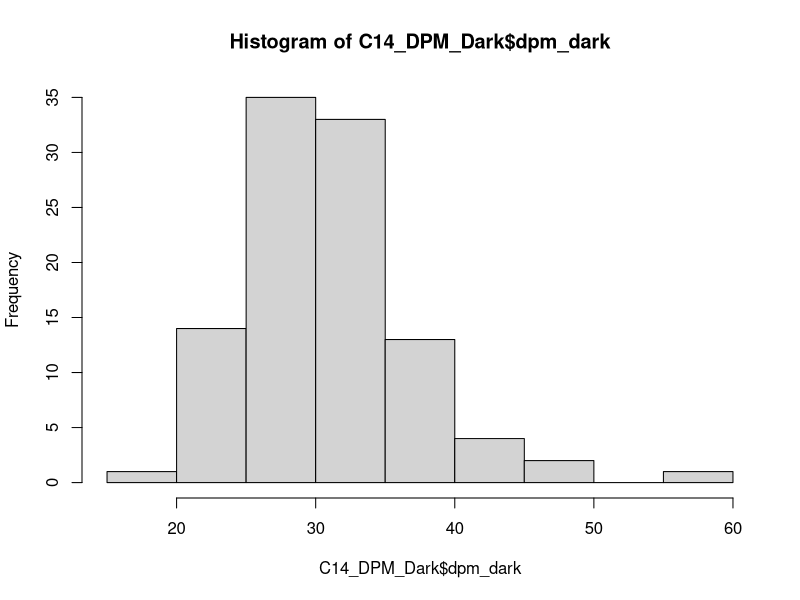
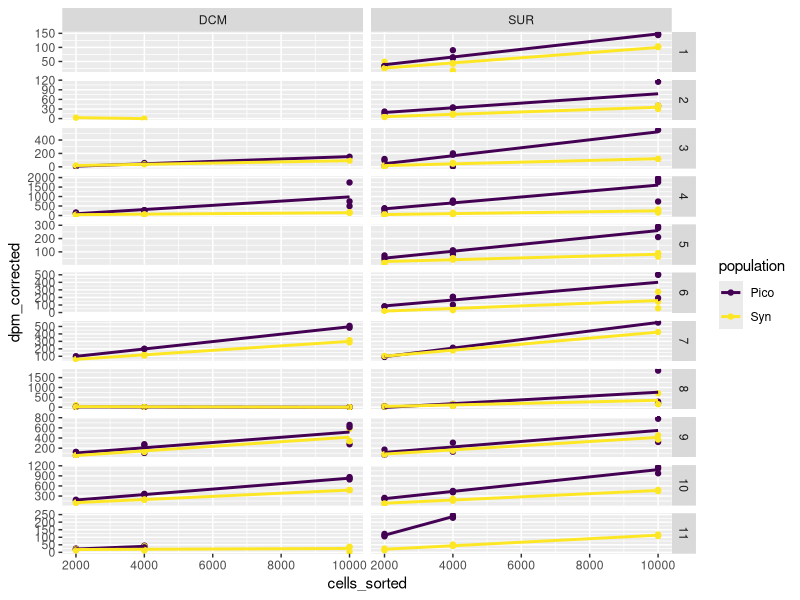
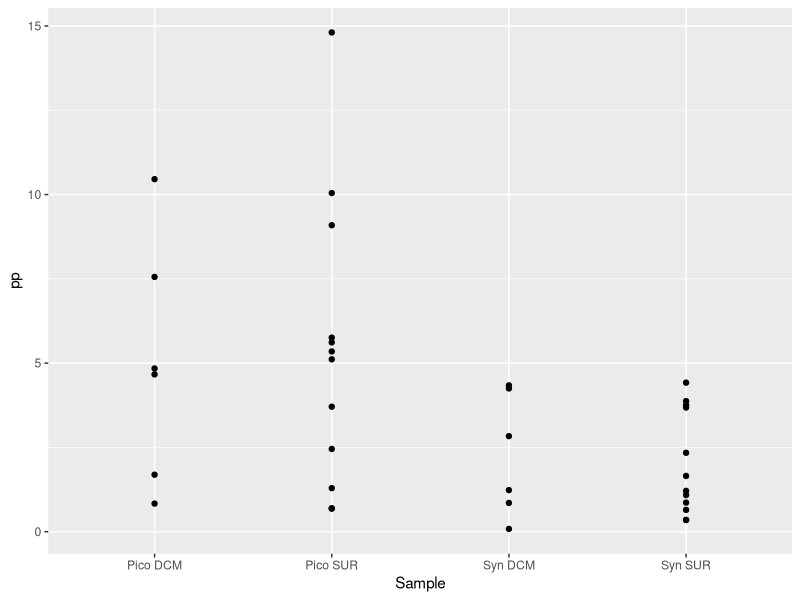
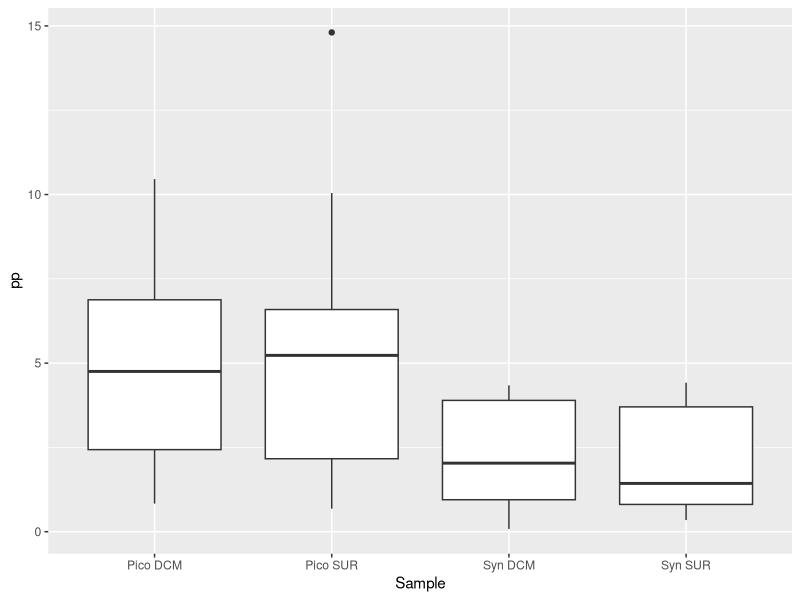
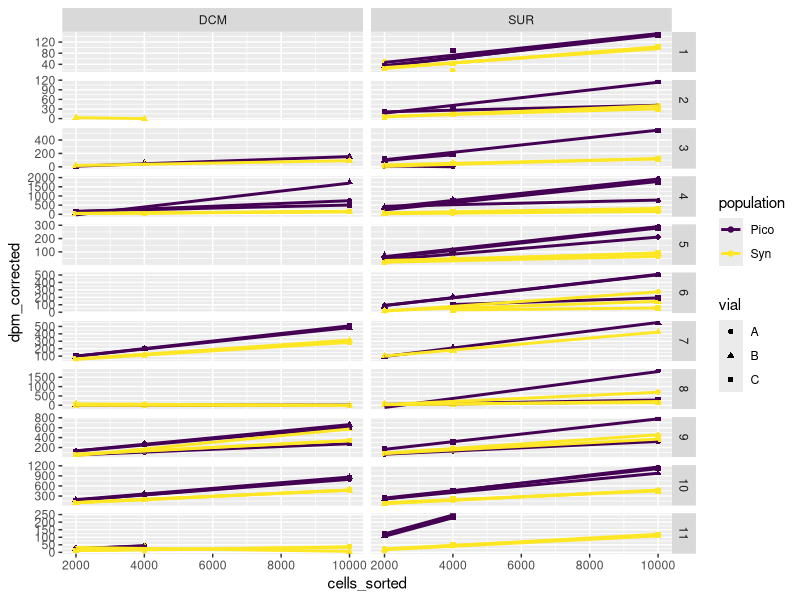
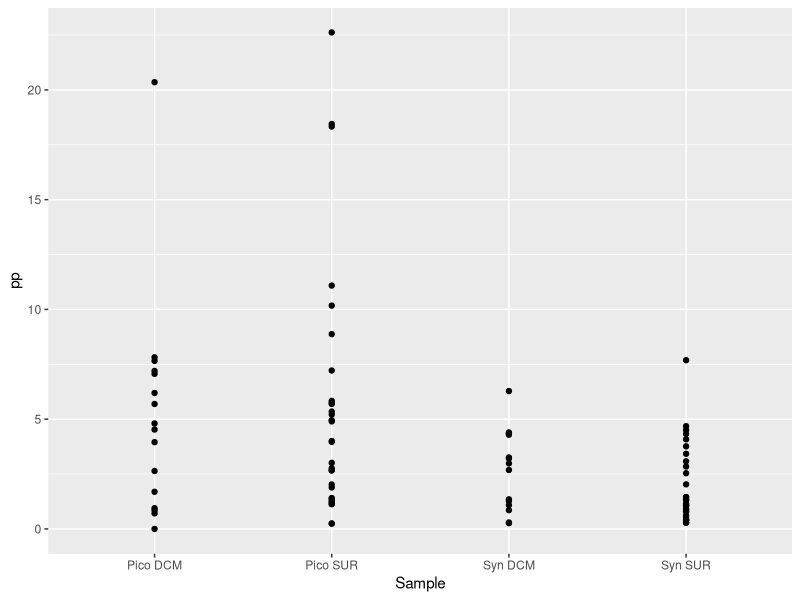
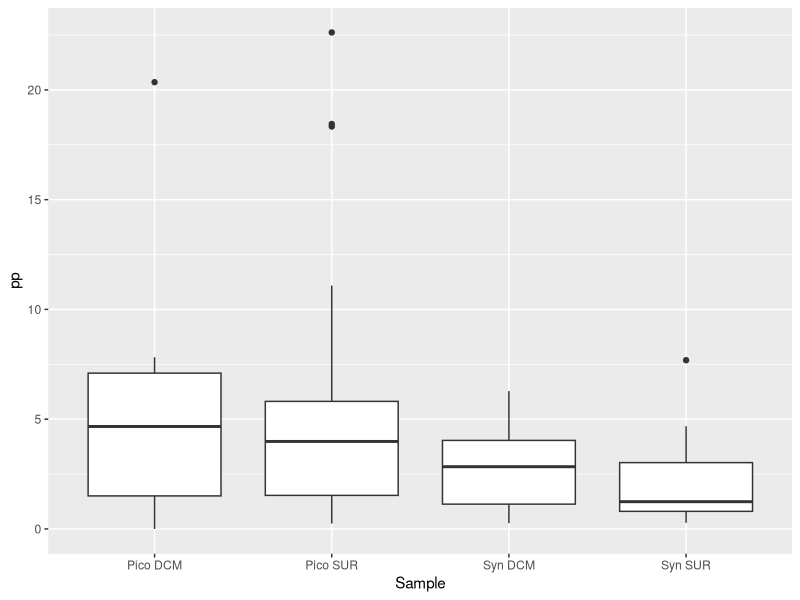

Write R code to recreate these figures, in order.
## ---- chunk 1
  knitr::opts_chunk$set(message=FALSE,
                        warning=FALSE,
                        cache=TRUE,
                        tidy = FALSE)
## ---- chunk 2
library(dplyr)
library(tidyverse)
library(ggplot2)
library(broom)
## ---- chunk 3
C14_DPM <- readxl::read_excel("TAN1810 Adriana samples complete _final_AGR_1.0.xlsx", sheet = "Sheet1") %>%
  dplyr::select (Cycle, EXP, STN, DEPTH, SAMPLE, `Vial code`, `sorting population`, `Cells sorted`, DPM1, `SA in DPM (aproximation)`) %>%   
  # Can add more variables latter
  # station and depth for adding updated DIC values
     rename(cycle = Cycle,
            exp = EXP, 
            station = STN,
            depth = DEPTH,
            sample = SAMPLE, 
            vial = `Vial code`, 
            population = `sorting population`, 
            cells_sorted = `Cells sorted`, 
            dpm = DPM1,
            SA = `SA in DPM (aproximation)`) %>%
    filter(population != "Nano")

C14_DPM
## ---- chunk 4
 C14_DPM_Dark <- C14_DPM %>% 
  filter(vial == "D") %>% 
  rename(dpm_dark = dpm) %>% 
  dplyr::select(-vial) # Remove the vial column
C14_DPM_Dark
# Check the values of dpm dark with histogram. The values are normally distributed, concentrated around the mean.
hist(C14_DPM_Dark$dpm_dark)
mean(C14_DPM_Dark$dpm_dark)
## ---- chunk 5
C14_DPM_corrected <- left_join(C14_DPM,C14_DPM_Dark ) %>% 
  filter (vial != "D") %>% 
  # DV - The next line replace dpm_dark to average dpm_dark if no value. Checked with histogram above.
  mutate(dpm_dark = case_when (is.na(dpm_dark) ~ mean(dpm_dark, na.rm = TRUE),
                               TRUE ~ dpm_dark))  %>% 
  # DV - The next line set dpm_correct to zero if negative, as negative values are all close to zero.
  mutate(dpm_corrected = case_when (dpm >= dpm_dark ~ dpm - dpm_dark,
                                    TRUE ~0)) %>% 
  filter(!(exp == 2 & sample == "DCM" & vial == "A")) %>% # I removed this row as there was only one value for the population in the vial.
  filter(!(exp == 6 & sample == 'SUR' & vial == 'C' & population == 'Pico' & cells_sorted == 2000)) %>% # This value is too high
  filter(!(exp == 6 & sample == 'SUR' & vial == 'C' & population == 'Syn' & cells_sorted == 2000)) # This value is too high

C14_DPM_corrected  
## ---- chunk 6
DIC_data <- readxl::read_excel("Chla NPP Raw TAN1810 Sept.xlsx", sheet = "Compiled TAN1810 NPP data", skip = 5) %>% 
  select(c(1:34), -c(1,27))

# select for station, depth, DIC, SA. Change all columns to integer to join with DPM output.
DIC_data_corrected <- select(DIC_data, Station, `Depth m`, DIC) %>%
  unique() %>% # delete repeated rows
  rename(station = Station,
         depth = `Depth m`) %>%
  filter(depth != "35/40?") %>% # filter out character to change to integer
  mutate_if(is.character, as.double) # change to double (same format as DPM dataset)

DIC_data_corrected
## ---- chunk 7
 ggplot(data = C14_DPM_corrected, aes(x=cells_sorted, y=dpm_corrected, color=population)) +
  geom_point() + stat_smooth(method="lm", se=FALSE) +
  facet_grid(rows=vars(exp), cols=vars(sample), scales = "free_y") +
  scale_color_viridis_d()
## ---- chunk 8
 C14_DPM_model_1 <- C14_DPM_corrected %>%
  group_by(SA, cycle, exp, station, depth, sample, population) %>% 
  tidyr::nest() %>% 
  mutate(
    fit = purrr::map(data, ~ lm(dpm_corrected ~ cells_sorted, data = .x)),
    tidied = purrr::map(fit, tidy)
  ) %>% 
  unnest(tidied)

C14_DPM_model_output_1 <- C14_DPM_model_1 %>% 
  select(exp:population, term, estimate) %>% 
  pivot_wider(names_from="term", values_from ="estimate" ) %>% 
  rename (slope = cells_sorted, intercept = `(Intercept)`)

C14_DPM_model_output_1
  
## ---- chunk 9
# merge tables
pp_cal_1 <- left_join(C14_DPM_model_output_1, DIC_data_corrected)
pp_cal_1
## ---- chunk 10
pp_cal_1 <- mutate(pp_cal_1, pp = DIC*slope*(1/(SA*24))*10^9*1.05) %>%
  ungroup() %>%
  select( -c(station, depth)) %>%
  filter(pp >= 0) # remove negative pp values

# add missing rows for data analysis later
pp_cal_1 <- complete(pp_cal_1, nesting(cycle, exp, sample), population) 
  
pp_cal_1
## ---- chunk 11
 
pp_cal_1 %>% 
  group_by(population, sample) %>% 
  summarise(pp_mean = mean(pp, na.rm = TRUE))

pp_cal_1 %>% 
  ggplot() +
  geom_point(aes(x= str_c(population,sample,  sep=" "), y = pp)) +
  xlab("Sample")

pp_cal_1 %>% 
  ggplot() +
  geom_boxplot(aes(x= str_c(population,sample,  sep=" "), y = pp)) +
  xlab("Sample")
## ---- chunk 12
 ggplot(data = C14_DPM_corrected, aes(x=cells_sorted, y=dpm_corrected, color=population, shape=vial)) +
  geom_point() + stat_smooth(method="lm", se=FALSE) +
  # DV - Set the y_scale to free so that graph is more easy to read
  facet_grid(rows=vars(exp), cols=vars(sample), scales = "free_y") +
  scale_color_viridis_d()
## ---- chunk 13
 C14_DPM_model_2 <- C14_DPM_corrected %>%
  group_by(cycle, exp, station, depth, sample, population, vial, SA) %>% 
  tidyr::nest() %>% 
  mutate(
    fit = purrr::map(data, ~ lm(dpm_corrected ~ cells_sorted, data = .x)),
    tidied = purrr::map(fit, tidy)
  ) %>% 
  unnest(tidied)

C14_DPM_model_output_2 <- C14_DPM_model_2 %>% 
  dplyr::select(exp:population, term, estimate) %>% 
  pivot_wider(names_from="term", values_from ="estimate" ) %>% 
  rename (slope = cells_sorted, intercept = `(Intercept)`)

C14_DPM_model_output_2
  
## ---- chunk 14
# merge tables
pp_cal_2 <- left_join(C14_DPM_model_output_2, DIC_data_corrected)
pp_cal_2
## ---- chunk 15
pp_cal_2 <- mutate(pp_cal_2, pp = DIC*slope*(1/(SA*24))*10^9*1.05) %>%
  ungroup() %>%
  select( -c(station, depth)) %>%
  filter(pp >= 0) # remove negative pp values

# add missing rows for data analysis later
pp_cal_2 <- complete(pp_cal_2, nesting(cycle, exp, sample), vial, population) 
  
pp_cal_2
## ---- chunk 16
 
pp_cal_2 %>% 
  group_by(population, sample) %>% 
  summarise(pp_mean = mean(pp, na.rm = TRUE))

pp_cal_2 %>% 
  ggplot() +
  geom_point(aes(x= str_c(population,sample,  sep=" "), y = pp)) +
  xlab("Sample")

pp_cal_2 %>% 
  ggplot() +
  geom_boxplot(aes(x= str_c(population,sample,  sep=" "), y = pp)) +
  xlab("Sample")
